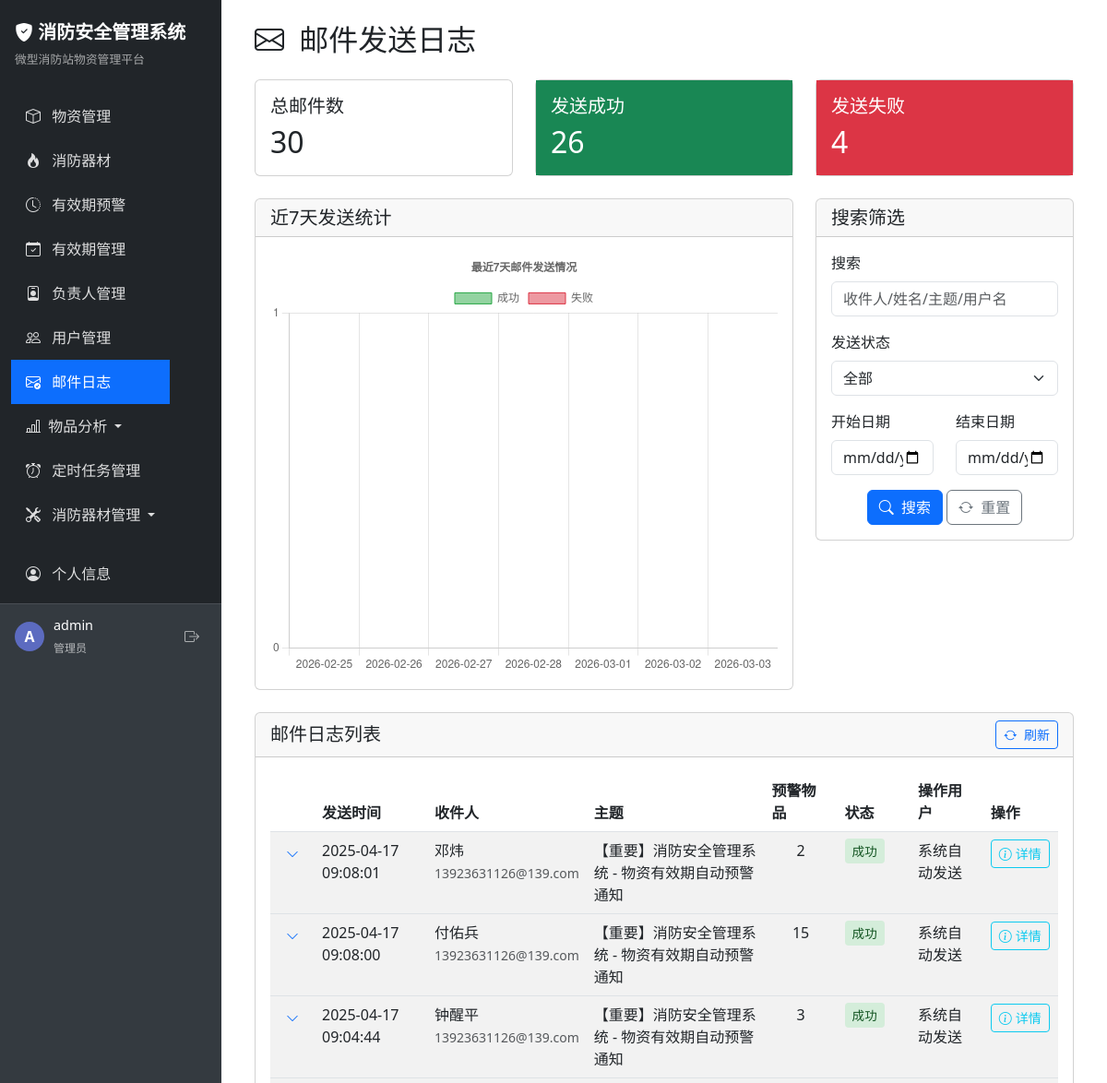
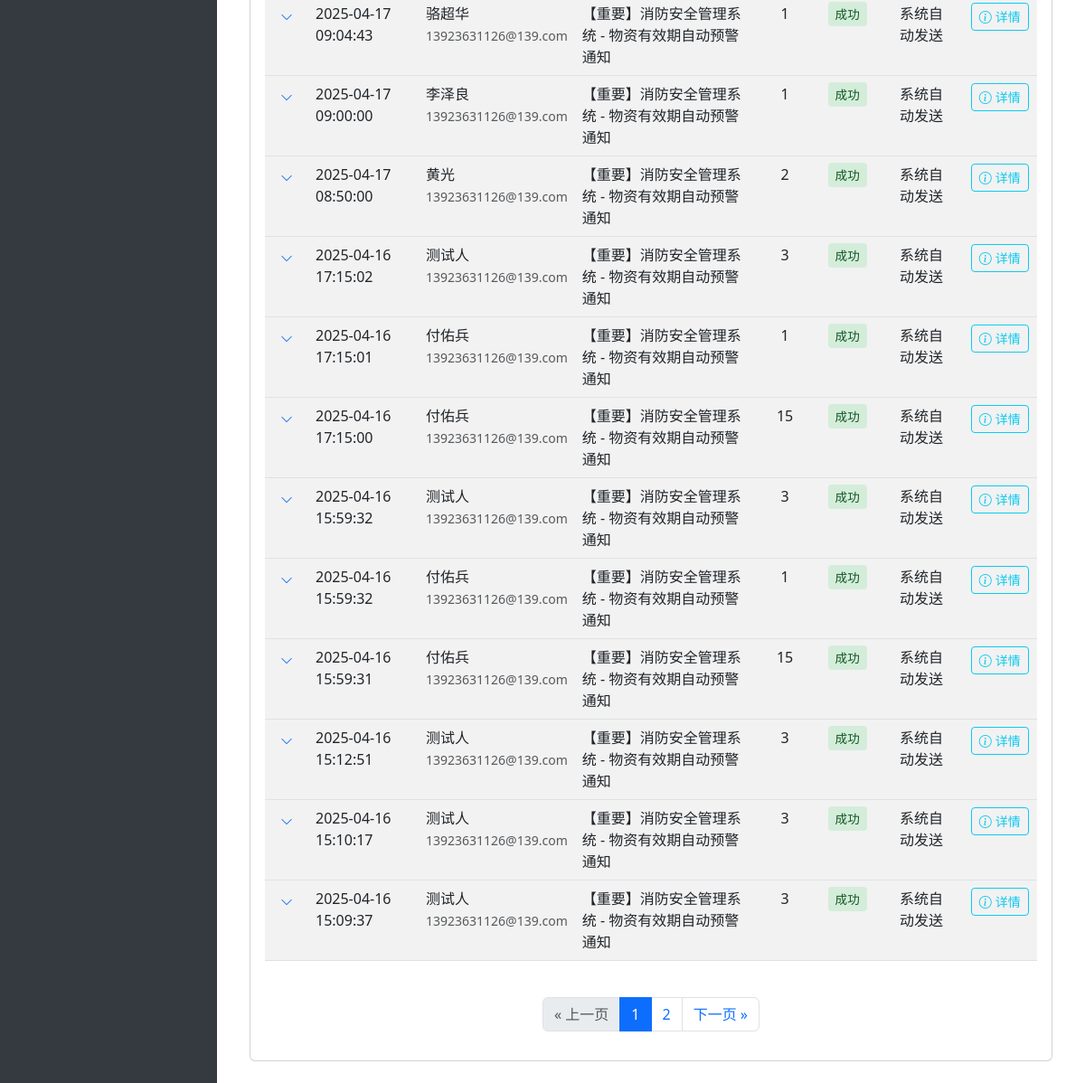
The page /admin/mail_logs (signed in) on the database as committed earlier (2 pictures, top to bottom).
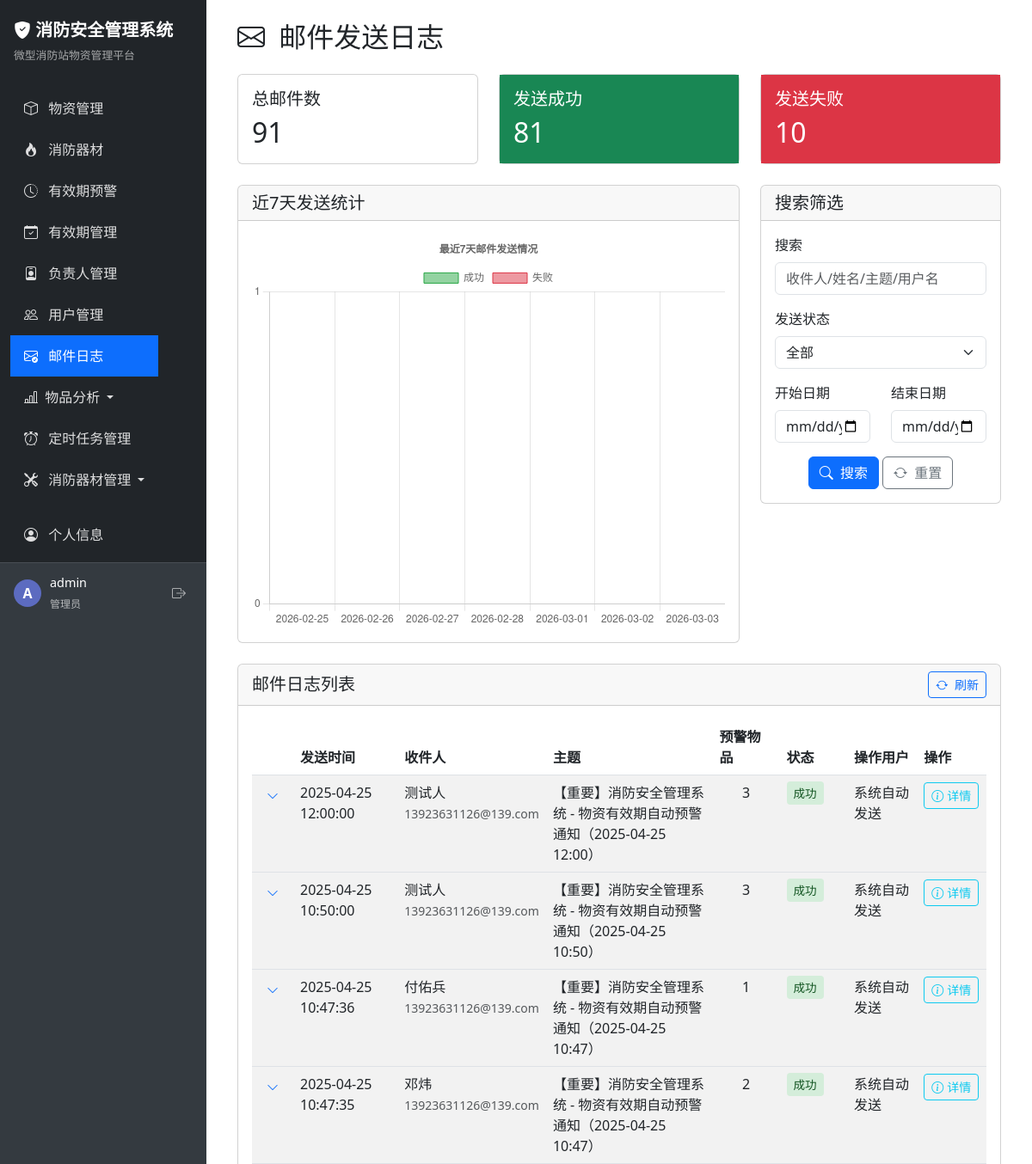
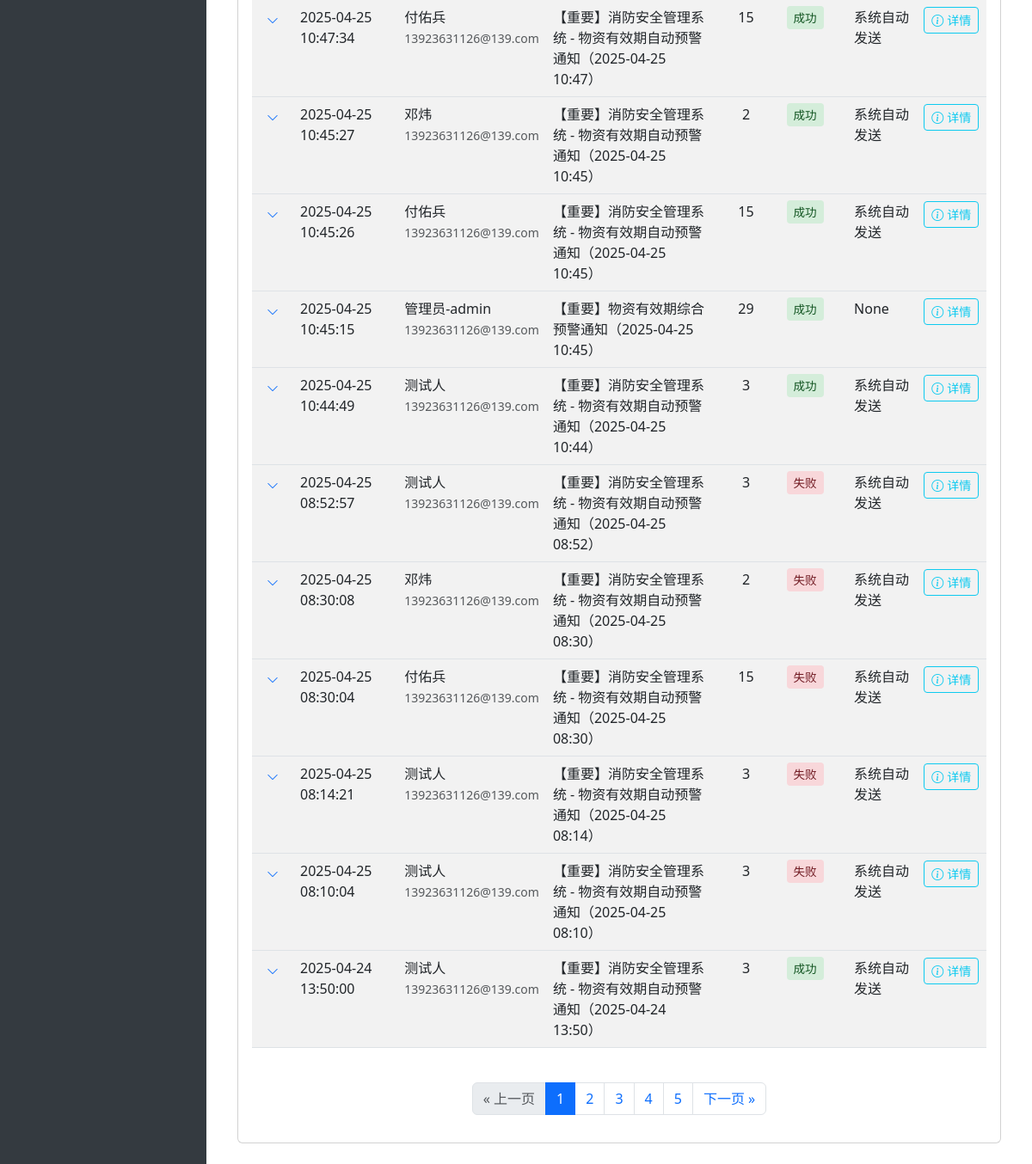
The same page on the database as committed later (2 pictures, top to bottom).
### app/models/mail_log.py (models this page shows, shortened)
class MailLog(db.Model):
    __tablename__ = 'mail_logs'
    id = db.Column(db.Integer, primary_key=True)
    send_time = db.Column(db.DateTime, default=datetime.now, nullable=False)  # 发送时间
    sender = db.Column(db.String(100), nullable=False)  # 发件人邮箱
    recipient = db.Column(db.String(100), nullable=False)  # 收件人邮箱
    recipient_name = db.Column(db.String(50))  # 收件人姓名
    subject = db.Column(db.String(200))  # 邮件主题
    content_summary = db.Column(db.Text)  # 邮件内容摘要
    status = db.Column(db.String(20), nullable=False)  # 发送状态：success, failed
    error_message = db.Column(db.Text)  # 错误信息
    items_count = db.Column(db.Integer, default=0)  # 预警物品数量
    ip_address = db.Column(db.String(50))  # 发送IP地址
    user_id = db.Column(db.Integer)  # 操作用户ID
    username = db.Column(db.String(50))  # 操作用户名

### app/routes/admin.py (the view)
    def decorated_function(*args, **kwargs):
        if not current_user.is_authenticated or current_user.role != 'admin':
            flash('您没有访问此页面的权限')
            return redirect(url_for('station.index'))
        return f(*args, **kwargs)

### app/routes/admin.py (called while the page is built)
def admin_required(f):
    def decorated_function(*args, **kwargs):
        if not current_user.is_authenticated or current_user.role != 'admin':
            flash('您没有访问此页面的权限')
            return redirect(url_for('station.index'))
        return f(*args, **kwargs)
    decorated_function.__name__ = f.__name__
    return decorated_function

### app/templates/admin/mail_logs.html (shortened to what the changed rows need)
{% extends 'base.html' %}
{% block content %}
<div class="container-fluid">
    <h2 class="mb-4">
        <i class="bi bi-envelope me-2"></i> 邮件发送日志
    </h2>
    <div class="row mb-4">
        <div class="col-md-4">
            <div class="card">
                <div class="card-body">
                    <h5 class="card-title">总邮件数</h5>
                    <h2 class="mb-0">{{ total_count }}</h2>
                </div>
            </div>
        </div>
        <div class="col-md-4">
            <div class="card">
                <div class="card-body bg-success text-white">
                    <h5 class="card-title">发送成功</h5>
                    <h2 class="mb-0">{{ success_count }}</h2>
                </div>
            </div>
        </div>
        <div class="col-md-4">
            <div class="card">
                <div class="card-body bg-danger text-white">
                    <h5 class="card-title">发送失败</h5>
                    <h2 class="mb-0">{{ failed_count }}</h2>
                </div>
            </div>
        </div>
    </div>
    <div class="card">
        <div class="card-body">
            {% if logs %}
                <div class="table-responsive">
                    <table class="table table-striped table-hover">
                        <thead>
                            <tr>
                                <th width="5%"></th>
                                <th width="15%">发送时间</th>
                                <th width="15%">收件人</th>
                                <th width="25%">主题</th>
                                <th width="10%">预警物品</th>
                                <th width="10%">状态</th>
                                <th width="10%">操作用户</th>
                                <th width="10%">操作</th>
                            </tr>
                        </thead>
                        <tbody>
                            {% for log in logs %}
                                <tr data-log-id="{{ log.id }}">
                                    <td class="text-center">
                                        <button class="btn btn-sm btn-link toggle-details" data-log-id="{{ log.id }}">
                                            <i class="bi bi-chevron-down"></i>
                                        </button>
                                    </td>
                                    <td>{{ log.send_time.strftime('%Y-%m-%d %H:%M:%S') }}</td>
                                    <td>
                                        {{ log.recipient_name }}<br>
                                        <small class="text-muted">{{ log.recipient }}</small>
                                    </td>
                                    <td>{{ log.subject }}</td>
                                    <td class="text-center">{{ log.items_count }}</td>
                                    <td>
                                        {% if log.status == 'success' %}
                                            <span class="status-badge status-success">成功</span>
                                        {% else %}
                                            <span class="status-badge status-failed">失败</span>
                                        {% endif %}
                                    </td>
                                    <td>{{ log.username }}</td>
                                    <td>
                                        <button class="btn btn-sm btn-outline-info toggle-details" data-log-id="{{ log.id }}">
                                            <i class="bi bi-info-circle me-1"></i>详情
                                        </button>
                                    </td>
                                </tr>
                            {% endfor %}
                        </tbody>
                    </table>
                </div>
                {% if pagination.pages > 1 %}
                    <nav aria-label="Page navigation">
                        <ul class="pagination justify-content-center mt-4">
                            {% set start_page = [pagination.page-2, 1]|max %}
                            {% set end_page = [start_page+4, pagination.pages]|min %}
                            {% set start_page = [end_page-4, 1]|max %}
                            {% for page_num in range(start_page, end_page+1) %}
                                <li class="page-item {% if page_num == pagination.page %}active{% endif %}">
                                    <a class="page-link" href="{{ url_for('admin.mail_logs', page=page_num, search=search, status=filter_status, date=filter_date) }}">
                                        {{ page_num }}
                                    </a>
                                </li>
                            {% endfor %}
                        </ul>
                    </nav>
                {% endif %}
            {% else %}
                <div class="alert alert-info">
                    <i class="bi bi-info-circle me-2"></i> 暂无邮件发送记录
                </div>
            {% endif %}
        </div>
    </div>
</div>
{% endblock %}

Rows that differ between the two databases and show on the page:
no longer on this page (row unchanged): MailLog: send_time "2025-04-17 09:08:01", recipient_name "邓炜", recipient "13923631126@139.com", subject "【重要】消防安全管理系统 - 物资有效期自动预警通知", items_count "2", status "成功", username "系统自动发送"
no longer on this page (row unchanged): MailLog: send_time "2025-04-17 09:08:00", recipient_name "付佑兵", recipient "13923631126@139.com", subject "【重要】消防安全管理系统 - 物资有效期自动预警通知", items_count "15", status "成功", username "系统自动发送"
no longer on this page (row unchanged): MailLog: send_time "2025-04-17 09:04:44", recipient_name "钟醒平", recipient "13923631126@139.com", subject "【重要】消防安全管理系统 - 物资有效期自动预警通知", items_count "3", status "成功", username "系统自动发送"
no longer on this page (row unchanged): MailLog: send_time "2025-04-17 09:04:43", recipient_name "骆超华", recipient "13923631126@139.com", subject "【重要】消防安全管理系统 - 物资有效期自动预警通知", items_count "1", status "成功", username "系统自动发送"
no longer on this page (row unchanged): MailLog: send_time "2025-04-17 09:00:00", recipient_name "李泽良", recipient "13923631126@139.com", subject "【重要】消防安全管理系统 - 物资有效期自动预警通知", items_count "1", status "成功", username "系统自动发送"
no longer on this page (row unchanged): MailLog: send_time "2025-04-17 08:50:00", recipient_name "黄光", recipient "13923631126@139.com", subject "【重要】消防安全管理系统 - 物资有效期自动预警通知", items_count "2", status "成功", username "系统自动发送"
no longer on this page (row unchanged): MailLog: send_time "2025-04-16 17:15:02", recipient_name "测试人", recipient "13923631126@139.com", subject "【重要】消防安全管理系统 - 物资有效期自动预警通知", items_count "3", status "成功", username "系统自动发送"
no longer on this page (row unchanged): MailLog: send_time "2025-04-16 17:15:01", recipient_name "付佑兵", recipient "13923631126@139.com", subject "【重要】消防安全管理系统 - 物资有效期自动预警通知", items_count "1", status "成功", username "系统自动发送"
no longer on this page (row unchanged): MailLog: send_time "2025-04-16 17:15:00", recipient_name "付佑兵", recipient "13923631126@139.com", subject "【重要】消防安全管理系统 - 物资有效期自动预警通知", items_count "15", status "成功", username "系统自动发送"
no longer on this page (row unchanged): MailLog: send_time "2025-04-16 15:59:32", recipient_name "测试人", recipient "13923631126@139.com", subject "【重要】消防安全管理系统 - 物资有效期自动预警通知", items_count "3", status "成功", username "系统自动发送"
no longer on this page (row unchanged): MailLog: send_time "2025-04-16 15:59:32", recipient_name "付佑兵", recipient "13923631126@139.com", subject "【重要】消防安全管理系统 - 物资有效期自动预警通知", items_count "1", status "成功", username "系统自动发送"
no longer on this page (row unchanged): MailLog: send_time "2025-04-16 15:59:31", recipient_name "付佑兵", recipient "13923631126@139.com", subject "【重要】消防安全管理系统 - 物资有效期自动预警通知", items_count "15", status "成功", username "系统自动发送"
no longer on this page (row unchanged): MailLog: send_time "2025-04-16 15:12:51", recipient_name "测试人", recipient "13923631126@139.com", subject "【重要】消防安全管理系统 - 物资有效期自动预警通知", items_count "3", status "成功", username "系统自动发送"
no longer on this page (row unchanged): MailLog: send_time "2025-04-16 15:10:17", recipient_name "测试人", recipient "13923631126@139.com", subject "【重要】消防安全管理系统 - 物资有效期自动预警通知", items_count "3", status "成功", username "系统自动发送"
no longer on this page (row unchanged): MailLog: send_time "2025-04-16 15:09:37", recipient_name "测试人", recipient "13923631126@139.com", subject "【重要】消防安全管理系统 - 物资有效期自动预警通知", items_count "3", status "成功", username "系统自动发送"
added MailLog: send_time "2025-04-25 12:00:00", recipient_name "测试人", recipient "13923631126@139.com", subject "【重要】消防安全管理系统 - 物资有效期自动预警通知（2025-04-25 12:00）", items_count "3", status "成功", username "系统自动发送"
added MailLog: send_time "2025-04-25 10:50:00", recipient_name "测试人", recipient "13923631126@139.com", subject "【重要】消防安全管理系统 - 物资有效期自动预警通知（2025-04-25 10:50）", items_count "3", status "成功", username "系统自动发送"
added MailLog: send_time "2025-04-25 10:47:36", recipient_name "付佑兵", recipient "13923631126@139.com", subject "【重要】消防安全管理系统 - 物资有效期自动预警通知（2025-04-25 10:47）", items_count "1", status "成功", username "系统自动发送"
added MailLog: send_time "2025-04-25 10:47:35", recipient_name "邓炜", recipient "13923631126@139.com", subject "【重要】消防安全管理系统 - 物资有效期自动预警通知（2025-04-25 10:47）", items_count "2", status "成功", username "系统自动发送"
added MailLog: send_time "2025-04-25 10:47:34", recipient_name "付佑兵", recipient "13923631126@139.com", subject "【重要】消防安全管理系统 - 物资有效期自动预警通知（2025-04-25 10:47）", items_count "15", status "成功", username "系统自动发送"
added MailLog: send_time "2025-04-25 10:45:27", recipient_name "邓炜", recipient "13923631126@139.com", subject "【重要】消防安全管理系统 - 物资有效期自动预警通知（2025-04-25 10:45）", items_count "2", status "成功", username "系统自动发送"
added MailLog: send_time "2025-04-25 10:45:26", recipient_name "付佑兵", recipient "13923631126@139.com", subject "【重要】消防安全管理系统 - 物资有效期自动预警通知（2025-04-25 10:45）", items_count "15", status "成功", username "系统自动发送"
added MailLog: send_time "2025-04-25 10:45:15", recipient_name "管理员-admin", recipient "13923631126@139.com", subject "【重要】物资有效期综合预警通知（2025-04-25 10:45）", items_count "29", status "成功", username "None"
added MailLog: send_time "2025-04-25 10:44:49", recipient_name "测试人", recipient "13923631126@139.com", subject "【重要】消防安全管理系统 - 物资有效期自动预警通知（2025-04-25 10:44）", items_count "3", status "成功", username "系统自动发送"
added MailLog: send_time "2025-04-25 08:52:57", recipient_name "测试人", recipient "13923631126@139.com", subject "【重要】消防安全管理系统 - 物资有效期自动预警通知（2025-04-25 08:52）", items_count "3", status "失败", username "系统自动发送"
added MailLog: send_time "2025-04-25 08:30:08", recipient_name "邓炜", recipient "13923631126@139.com", subject "【重要】消防安全管理系统 - 物资有效期自动预警通知（2025-04-25 08:30）", items_count "2", status "失败", username "系统自动发送"
added MailLog: send_time "2025-04-25 08:30:04", recipient_name "付佑兵", recipient "13923631126@139.com", subject "【重要】消防安全管理系统 - 物资有效期自动预警通知（2025-04-25 08:30）", items_count "15", status "失败", username "系统自动发送"
added MailLog: send_time "2025-04-25 08:14:21", recipient_name "测试人", recipient "13923631126@139.com", subject "【重要】消防安全管理系统 - 物资有效期自动预警通知（2025-04-25 08:14）", items_count "3", status "失败", username "系统自动发送"
added MailLog: send_time "2025-04-25 08:10:04", recipient_name "测试人", recipient "13923631126@139.com", subject "【重要】消防安全管理系统 - 物资有效期自动预警通知（2025-04-25 08:10）", items_count "3", status "失败", username "系统自动发送"
added MailLog: send_time "2025-04-24 13:50:00", recipient_name "测试人", recipient "13923631126@139.com", subject "【重要】消防安全管理系统 - 物资有效期自动预警通知（2025-04-24 13:50）", items_count "3", status "成功", username "系统自动发送"
Other text that changed with them:
{{ total_count }}: "30" → "91"
{{ success_count }}: "26" → "81"
{{ failed_count }}: "4" → "10"
new list line: "3"
new list line: "4"
new list line: "5"
